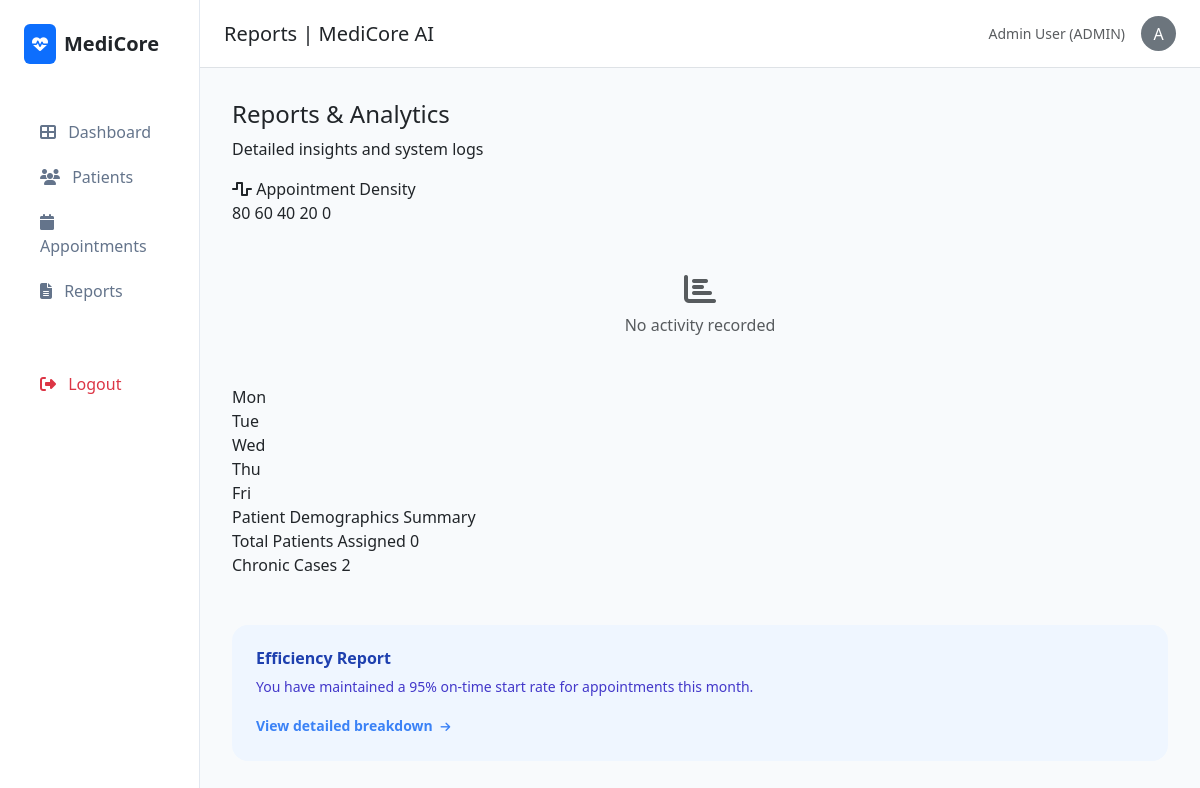
The page /reports/ (signed in) on the database its author committed.
### mainapp/models.py (models this page shows)
class User(AbstractUser):
    ROLE_CHOICES = [
        ('ADMIN', 'Administrator'),
        ('DOCTOR', 'Doctor'),
        ('STAFF', 'Staff'),
        ('PATIENT', 'Patient'),
    ]
    name = models.CharField(max_length=100)
    email = models.EmailField(unique=True)
    role = models.CharField(max_length=10, choices=ROLE_CHOICES, default='PATIENT')
    avatar = models.ImageField(upload_to='avatars/', blank=True, null=True)
    phone = models.CharField(max_length=15, blank=True)
    is_active_user = models.BooleanField(default=True)
    email_verified = models.BooleanField(default=False)
    first_login = models.BooleanField(default=True)
    def get_full_name(self):
        return self.name or self.username

### mainapp/views.py (the view)
# urls.py: path('reports/', views.reports_view, name='reports'),
@role_required(['ADMIN', 'DOCTOR'])
def reports_view(request):
    if request.user.role == 'DOCTOR':
        density_data = []
        weekdays = [
            (2, 'Mon'), (3, 'Tue'), (4, 'Wed'), (5, 'Thu'), (6, 'Fri')
        ]
        max_count = 0
        counts = []
        for day_num, day_name in weekdays:
            count = Appointment.objects.filter(doctor=request.user, appointment_date__week_day=day_num).count()
            counts.append({'day': day_name, 'count': count})
            if count > max_count:
                max_count = count
        for item in counts:
            height = (item['count'] / max_count * 100) if max_count > 0 else 0
            density_data.append({'label': item['day'], 'height': height, 'count': item['count']})
        total_patients_count = User.objects.filter(patient_appointments__doctor=request.user).distinct().count()
    else:
        density_data = []
        total_patients_count = 0
    if request.user.role == 'DOCTOR':
        base_template = 'base_doctor.html'
    elif request.user.role == 'STAFF':
        base_template = 'base_staff.html'
    else:
        base_template = 'base.html'
    context = {
        'density_data': density_data,
        'total_patients': total_patients_count,
        'base_template': base_template
    }
    return render(request, 'reports.html', context)

### mainapp/context_processors.py (called while the page is built)
def notifications_context(request):
    if request.user.is_authenticated:
        unread_count = Notification.objects.filter(user=request.user, is_read=False).count()
        return {'unread_notifications_count': unread_count}
    return {'unread_notifications_count': 0}

### templates/reports.html (shortened to what this page needs)
{% extends base_template|default:'base.html' %}
{% block title %}Reports | MediCore AI{% endblock %}
{% block content %}
<div class="reports-header text-center text-md-start">
    <h4>Reports & Analytics</h4>
    <p>Detailed insights and system logs</p>
</div>
<div class="report-grid">
    <div class="chart-card">
        <div class="chart-header">
            <div class="chart-title">
                <i class="fas fa-wave-square"></i>
                <span>Appointment Density</span>
            </div>
        </div>
        <div class="chart-container-root">
            <div class="chart-y-labels">
                <span>80</span>
                <span>60</span>
                <span>40</span>
                <span>20</span>
                <span>0</span>
            </div>
            <div class="chart-main-area">
                <div class="chart-bars-container">
                    {% for day in density_data %}
                    <div class="chart-bar-slot">
                        <div class="chart-bar-fill" style="height: {{ day.height }}%;" title="{{ day.count }} visits">
                        </div>
                    </div>
                    {% empty %}
                    <div class="text-center w-100 py-5 text-muted" style="grid-column: 1 / span 5;">
                        <i class="fas fa-chart-bar mb-2 d-block opacity-20 fa-2x"></i>
                        No activity recorded
                    </div>
                    {% endfor %}
                </div>
            </div>
            <div class="chart-x-labels">
                {% if density_data %}
                {% for day in density_data %}
                <div class="chart-x-label">{{ day.label }}</div>
                {% endfor %}
                {% else %}
                <div class="chart-x-label">Mon</div>
                <div class="chart-x-label">Tue</div>
                <div class="chart-x-label">Wed</div>
                <div class="chart-x-label">Thu</div>
                <div class="chart-x-label">Fri</div>
                {% endif %}
            </div>
        </div>
    </div>
    <div class="stats-card">
        <div class="stats-title">Patient Demographics Summary</div>
        <div class="stat-item">
            <div class="stat-info">
                <span class="stat-label">Total Patients Assigned</span>
                <span class="stat-value">{{ total_patients }}</span>
            </div>
        </div>
        <div class="stat-item">
            <div class="stat-info">
                <span class="stat-label">Chronic Cases</span>
                <span class="stat-value">2</span>
            </div>
        </div>
        <div class="mt-5 p-4 rounded-4" style="background: #eff6ff;">
            <h6 class="fw-bold mb-2" style="color: #1e40af;">Efficiency Report</h6>
            <p class="small mb-3" style="color: #4338ca;">You have maintained a 95% on-time start rate for appointments
                this month.</p>
            <a href="#" class="text-decoration-none fw-bold small" style="color: #3b82f6;">
                View detailed breakdown <i class="fas fa-arrow-right ms-1" style="font-size: 0.7rem;"></i>
            </a>
        </div>
    </div>
</div>
{% endblock %}

### templates/base.html (shortened to what this page needs)
<!DOCTYPE html>
<html lang="en">
<head>
    <link href="https://cdn.jsdelivr.net/npm/bootstrap@5.3.0/dist/css/bootstrap.min.css" rel="stylesheet">
    <link rel="stylesheet" href="https://cdnjs.cloudflare.com/ajax/libs/font-awesome/6.4.0/css/all.min.css">
</head>
<body>
    <div class="container-fluid">
        <div class="row">
            {% if user.is_authenticated %}
            <div class="col-md-2 sidebar p-4 d-none d-md-block">
                <div class="d-flex align-items-center gap-2 mb-5">
                    <div class="bg-primary text-white p-2 rounded"><i class="fas fa-heartbeat"></i></div>
                    <h5 class="mb-0 fw-bold">MediCore</h5>
                </div>
                <nav class="nav flex-column">
                    <a class="nav-link" href="{% url 'dashboard' %}"><i class="fas fa-th-large me-2"></i> Dashboard</a>
                    {% if user.role == 'ADMIN' or user.role == 'DOCTOR' or user.role == 'STAFF' %}
                    <a class="nav-link" href="{% url 'patient_list' %}"><i class="fas fa-users me-2"></i> Patients</a>
                    {% endif %}
                    <a class="nav-link" href="{% url 'appointment_list' %}"><i class="fas fa-calendar me-2"></i> Appointments</a>
                    {% if user.role == 'ADMIN' %}
                    <a class="nav-link" href="{% url 'reports' %}"><i class="fas fa-file-alt me-2"></i> Reports</a>
                    {% endif %}
                    <a class="nav-link text-danger mt-5" href="{% url 'logout' %}"><i class="fas fa-sign-out-alt me-2"></i> Logout</a>
                </nav>
            </div>
            {% endif %}
            <div class="col-md-{% if user.is_authenticated %}10{% else %}12{% endif %} p-0">
                {% if user.is_authenticated %}
                <header class="bg-white border-bottom px-4 py-3 d-flex justify-content-between align-items-center">
                    <h5 class="m-0">{% block title %}Dashboard{% endblock %}</h5>
                    <div class="d-flex align-items-center gap-3">
                        <span class="text-muted small">{{ user.get_full_name }} ({{ user.role }})</span>
                        <div class="bg-secondary text-white rounded-circle d-flex align-items-center justify-content-center" style="width: 35px; height: 35px;">
                            {{ user.username.0|upper }}
                        </div>
                    </div>
                </header>
                {% endif %}
                <main class="main-content">
                    {% block content %}{% endblock %}
                </main>
            </div>
        </div>
    </div>
</body>
</html>

### templates/base.html (style rules this page uses)
body { background-color: #f8fafc; font-family: 'Segoe UI', sans-serif; }
.sidebar { background: #fff; min-height: 100vh; border-right: 1px solid #e2e8f0; }
.nav-link { color: #64748b; margin-bottom: 5px; border-radius: 8px; font-weight: 500; }
.main-content { padding: 2rem; }

### rows shown on the page
User: get_full_name "Admin User", role "ADMIN", username.0 "A"

### other values the page prints
{{ total_patients }} "0"
